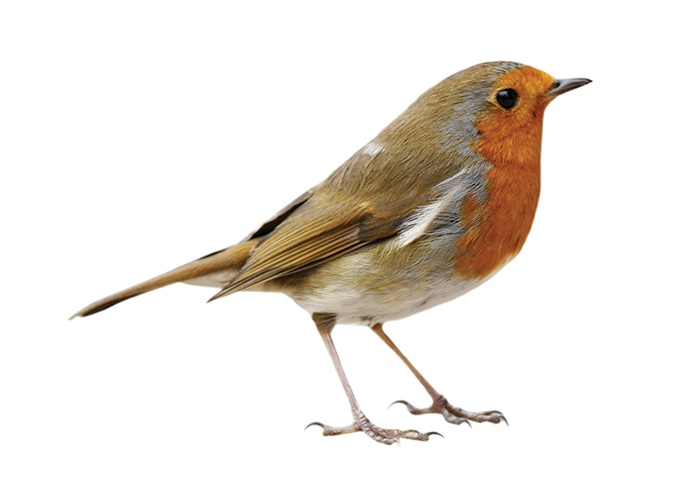
#> input picture python/bird/2.jpg, 700 x 500 px
$ python imageElaborations.py
#> lines starting #> are read from the running program, lines starting #| are printed output that depends on the picture; after the words box and inside, x2 and y2 are one past the last pixel; in counts of white or black regions, pixels touching at a corner belong together
# import the necessary packages
import cv2
from sklearn.cluster import MiniBatchKMeans
import argparse
import sys
import os
import numpy as np
from matplotlib import pyplot as plt
import warnings

warnings.filterwarnings("ignore")

#resize all images given
def resizeImages( images , dim ):
	newImages = []
	for img in images:
		img = cv2.resize( img , ( dim , dim ) )
		if img is not None:
			newImages.append( img )
	return newImages

def equalize( img ):
	equ = cv2.equalizeHist( img )
	return equ

def canny( img , low , high ):
	edges = cv2.Canny( img , low , high )
	return edges

def quantizeColors( image , clustersNumber ):
	(h, w) = image.shape[:2]
	image = cv2.cvtColor( image, cv2.COLOR_BGR2LAB )

	# reshape the image into a feature vector so that k-means
	# can be applied
	image = image.reshape( ( image.shape[ 0 ] * image.shape[ 1 ] , 3 ) )

	# apply k-means using the specified number of clusters and
	# then create the quantized image based on the predictions
	clt = MiniBatchKMeans( n_clusters = clustersNumber )
	labels = clt.fit_predict( image )
	quant = clt.cluster_centers_.astype( "uint8" )[ labels ]

	# reshape the feature vectors to images
	quant = quant.reshape( ( h , w , 3 ) )
	image = image.reshape( ( h , w , 3 ) )
	return quant
	# convert from L*a*b* to RGB
	#quant = cv2.cvtColor( quant , cv2.COLOR_LAB2BGR )
	#image = cv2.cvtColor( image , cv2.COLOR_LAB2BGR )
	#return quant

def segment( img ):
	ret,thresh = cv2.threshold( img , 127 , 255 , cv2.THRESH_TOZERO )
	return thresh


image = cv2.imread( 'bird/2.jpg' , 0 )
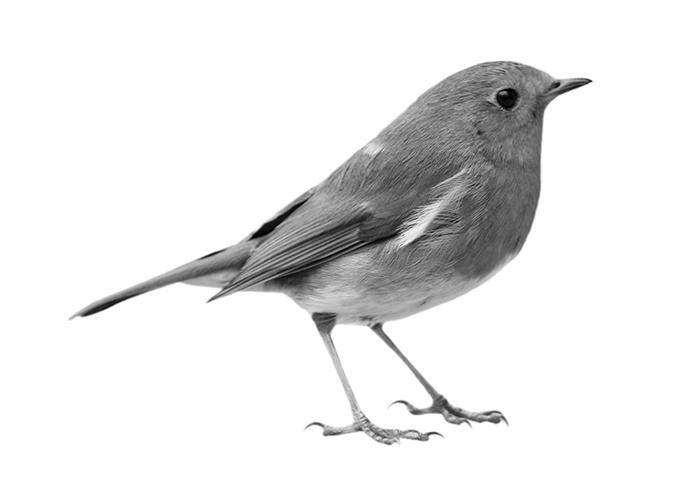
#> image: shape (500, 700); min 0, max 255, mean 232.9


image = equalize( image )
#> in equalize, `equ = cv2.equalizeHist( img )`:
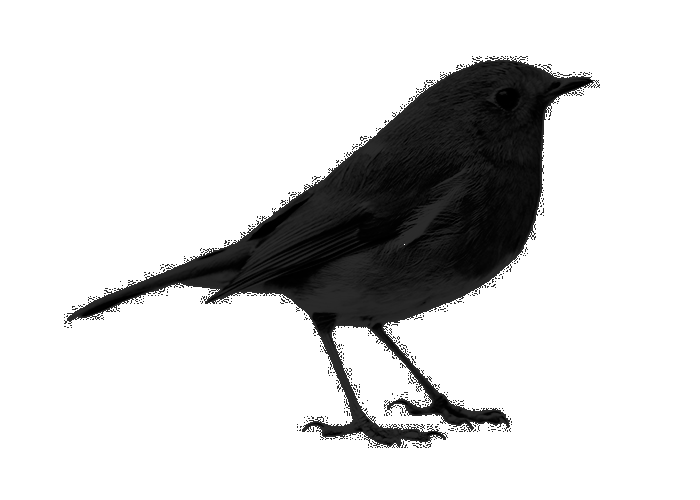
#> equ: shape (500, 700); min 0, max 255, mean 212.6
#image = quantizeColors( image , 2 )

#image = canny( image , 250 , 450 )

image = segment( image )
#> in segment, `ret,thresh = cv2.threshold( img , 127 , 255 , cv2.THRESH_TOZERO )`:
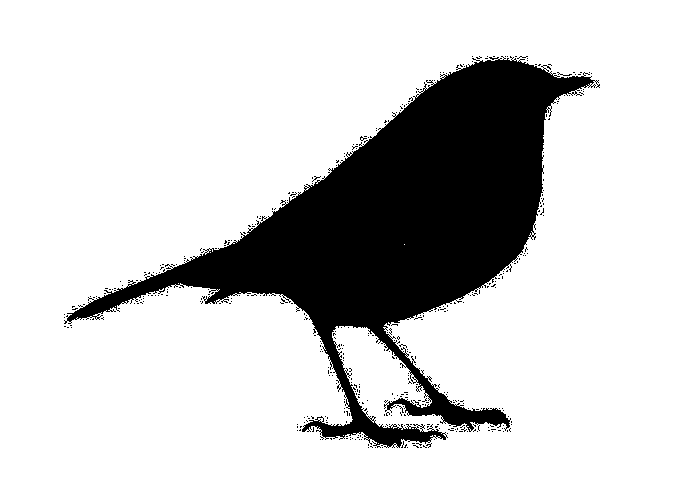
#> thresh: shape (500, 700); 81.7% white; 414 black regions (413 under 20 px), largest, box (x1, y1, x2, y2) and area: (64, 56, 600, 448) 63134
cv2.imwrite( 'output.jpg' , image )

cv2.waitKey(0)

$ run again, with python/bird/0.jpg copied over python/bird/2.jpg
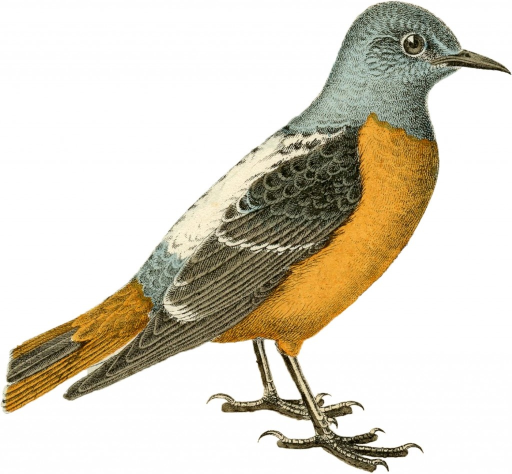
#> input picture python/bird/0.jpg, 1024 x 948 px (shown at 1/2 size)
#> in equalize, `equ = cv2.equalizeHist( img )`:
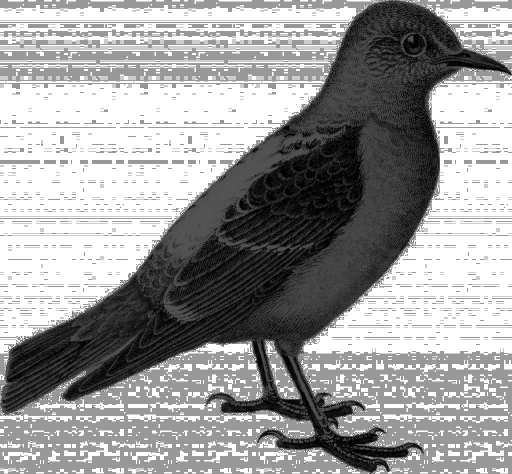
#> equ: shape (948, 1024) (shown at 1/2 size); min 0, max 255, mean 156.5
#> in segment, `ret,thresh = cv2.threshold( img , 127 , 255 , cv2.THRESH_TOZERO )`:
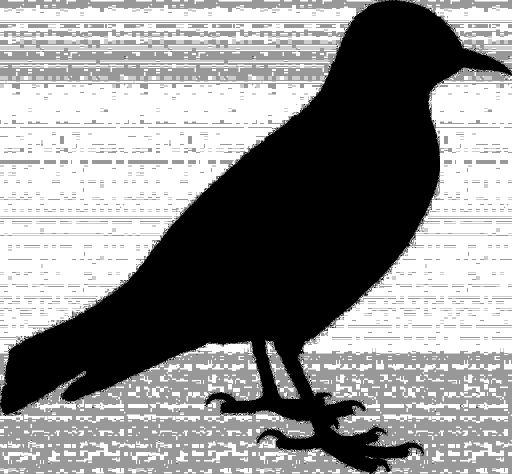
#> thresh: shape (948, 1024) (shown at 1/2 size); min 0, max 255, mean 141.6

$ run again, with python/bird/1.jpg copied over python/bird/2.jpg
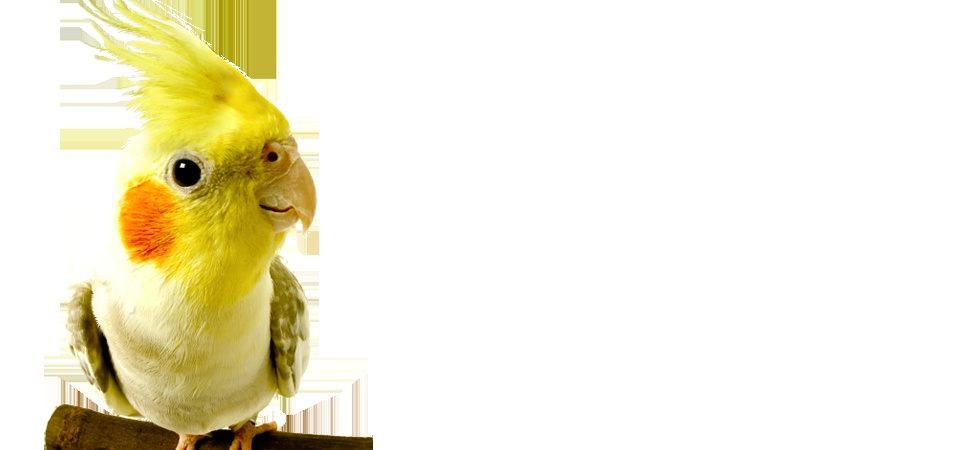
#> input picture python/bird/1.jpg, 980 x 450 px
#> `image = cv2.imread( 'bird/2.jpg' , 0 )`:
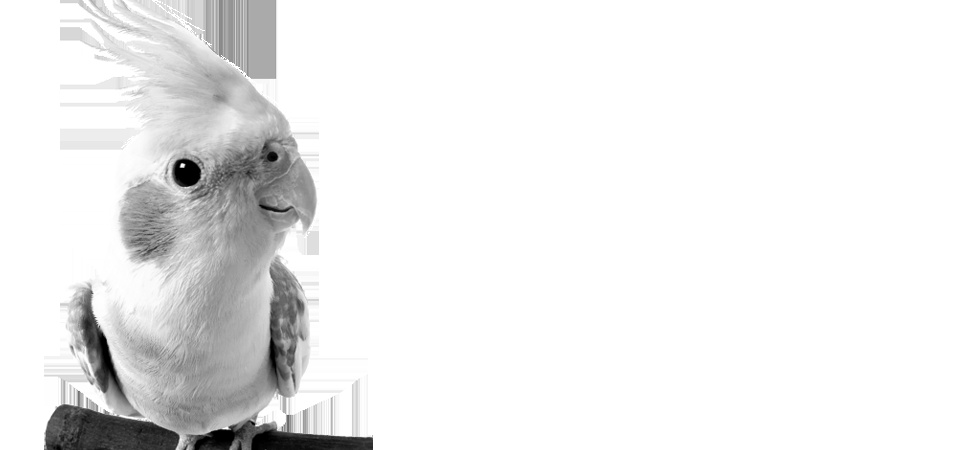
#> image: shape (450, 980); min 0, max 255, mean 236.9
#> in segment, `ret,thresh = cv2.threshold( img , 127 , 255 , cv2.THRESH_TOZERO )`:
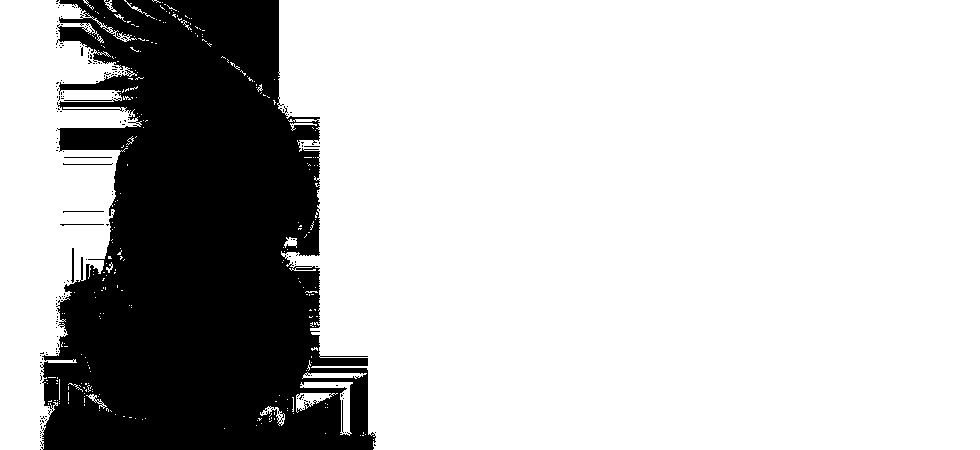
#> thresh: shape (450, 980); 76.5% white; 175 black regions (168 under 20 px), largest, box (x1, y1, x2, y2) and area: (40, 0, 376, 450) 102930, (71, 248, 74, 283) 70, (63, 163, 113, 165) 51

$ run again, with python/bird/3.jpg copied over python/bird/2.jpg
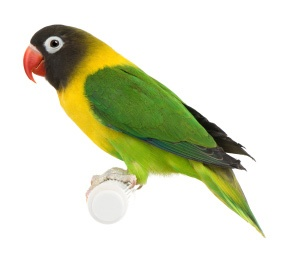
#> input picture python/bird/3.jpg, 284 x 265 px
#> in equalize, `equ = cv2.equalizeHist( img )`:
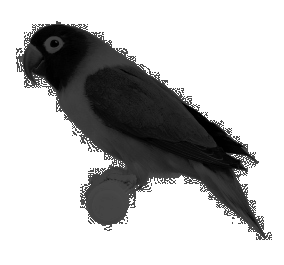
#> equ: shape (265, 284); min 0, max 255, mean 187.8
#> in segment, `ret,thresh = cv2.threshold( img , 127 , 255 , cv2.THRESH_TOZERO )`:
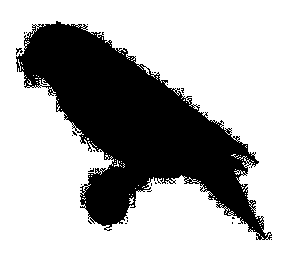
#> thresh: shape (265, 284); 68.7% white; 28 black regions (26 under 20 px), largest, box (x1, y1, x2, y2) and area: (16, 21, 272, 240) 23449, (16, 48, 23, 55) 23
